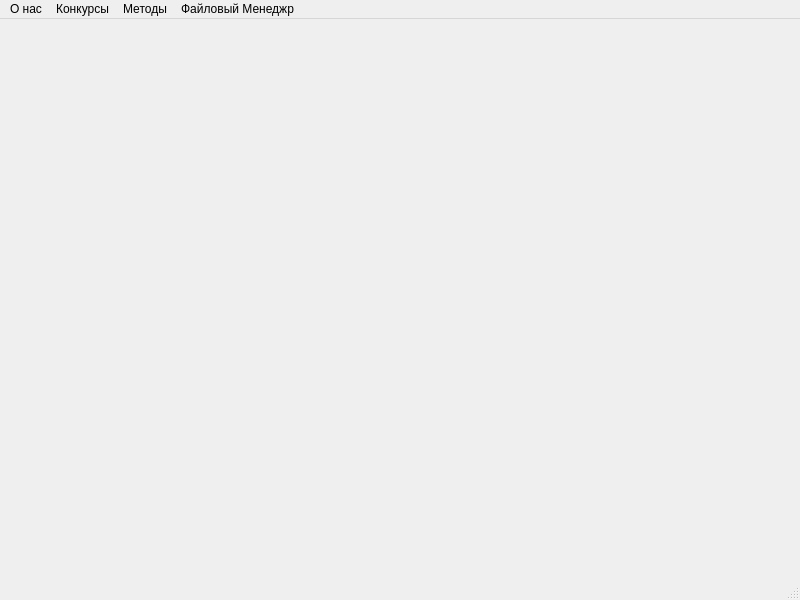
<?xml version="1.0" encoding="UTF-8"?>
<ui version="4.0">
 <class>MainWindow</class>
 <widget class="QMainWindow" name="MainWindow">
  <property name="geometry">
   <rect>
    <x>0</x>
    <y>0</y>
    <width>800</width>
    <height>600</height>
   </rect>
  </property>
  <property name="windowTitle">
   <string>MainWindow</string>
  </property>
  <widget class="QWidget" name="centralwidget"/>
  <widget class="QMenuBar" name="menubar">
   <property name="geometry">
    <rect>
     <x>0</x>
     <y>0</y>
     <width>800</width>
     <height>25</height>
    </rect>
   </property>
   <widget class="QMenu" name="menuARDA">
    <property name="title">
     <string>О нас</string>
    </property>
    <addaction name="separator"/>
   </widget>
   <widget class="QMenu" name="menuDevelopers">
    <property name="title">
     <string>Конкурсы</string>
    </property>
    <addaction name="separator"/>
    <addaction name="separator"/>
    <addaction name="separator"/>
    <addaction name="separator"/>
   </widget>
   <widget class="QMenu" name="menuGithub">
    <property name="title">
     <string>Методы</string>
    </property>
   </widget>
   <widget class="QMenu" name="menu">
    <property name="title">
     <string>Файловый Менеджр</string>
    </property>
   </widget>
   <addaction name="menuARDA"/>
   <addaction name="menuDevelopers"/>
   <addaction name="menuGithub"/>
   <addaction name="menu"/>
  </widget>
  <widget class="QStatusBar" name="statusbar"/>
 </widget>
 <resources/>
 <connections/>
</ui>
